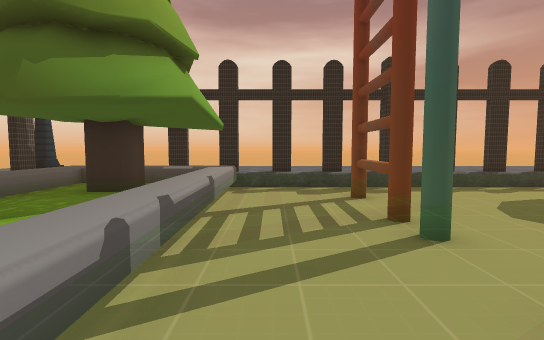
View 1 (above)

20 first-person views from a walk through a Unity game level. The camera is 1.3 m above the floor, tilts 4° down and sees 85° across. Doors are open. The floor is counted in squares, 1.5 m on a side. Each view is taken from the middle of a square. On the plan, view 1 faces up. The plan holds only what a view shows up to about 11 squares ahead; the rest is blank. The place goes on beyond the plan. The player is left out. Some surface patterns are stand-ins.

View 2
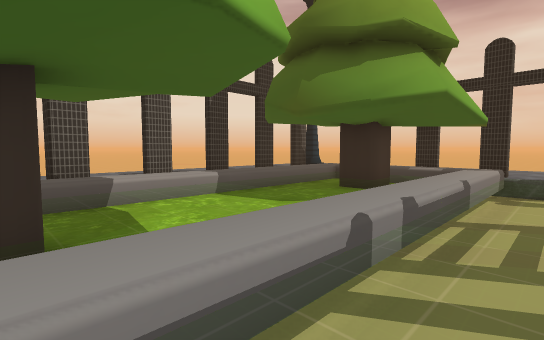

View 3
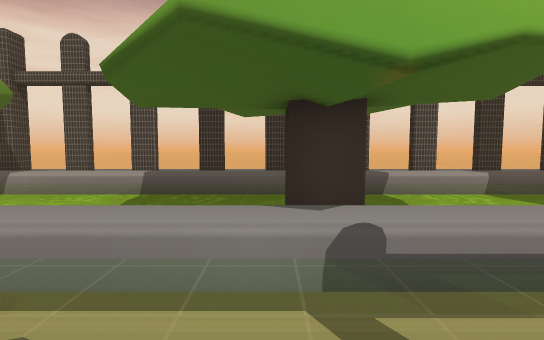

View 4
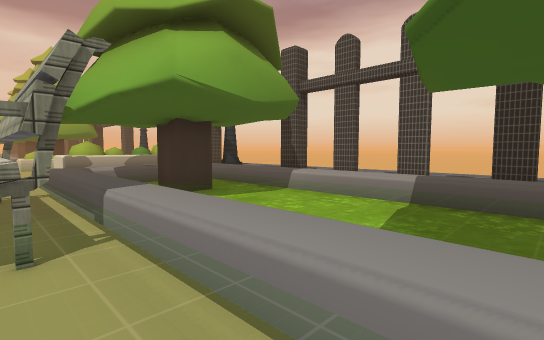

View 5
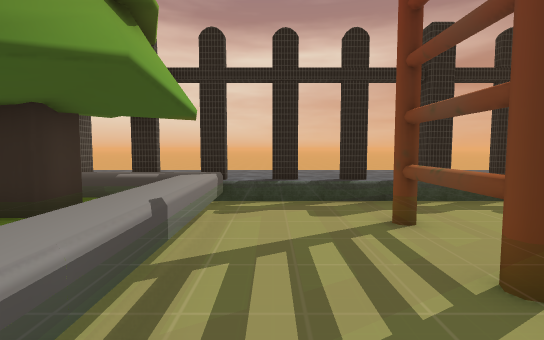

View 6
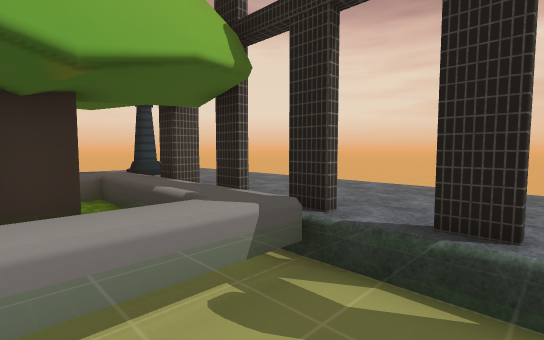

View 7
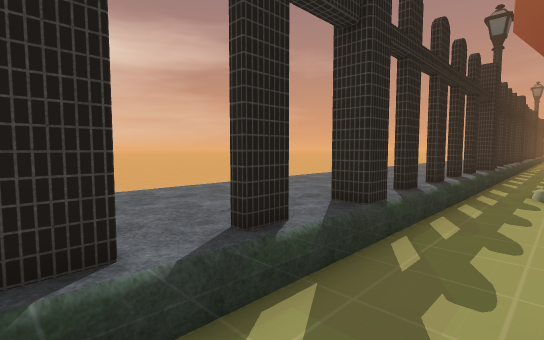

View 8
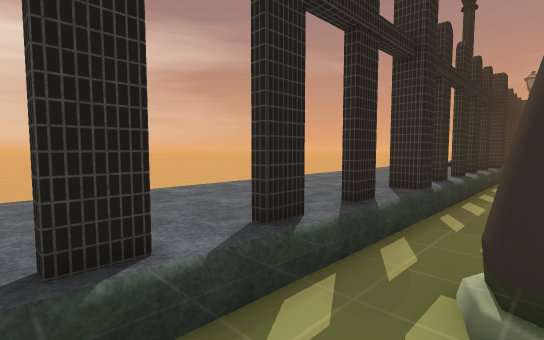

View 9
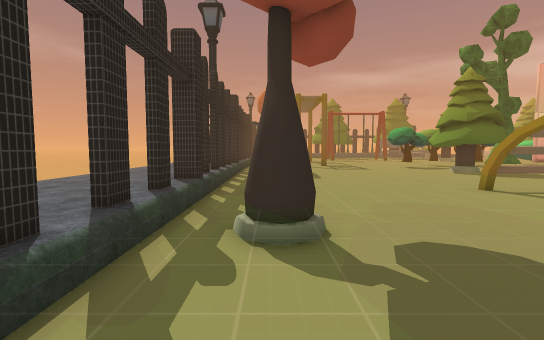

View 10
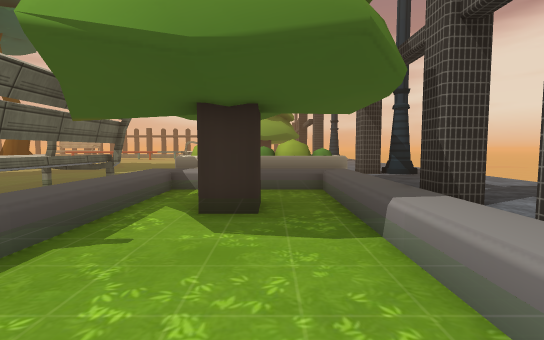

View 11
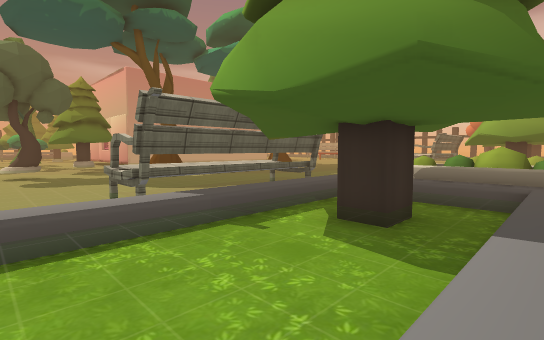

View 12
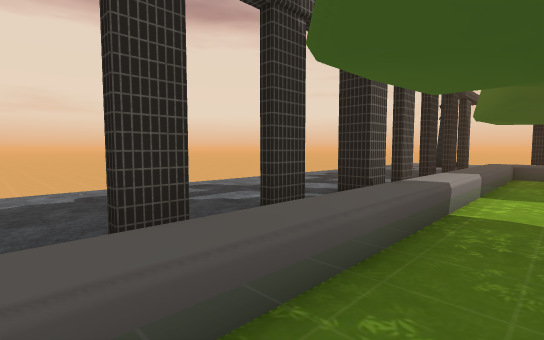

View 13
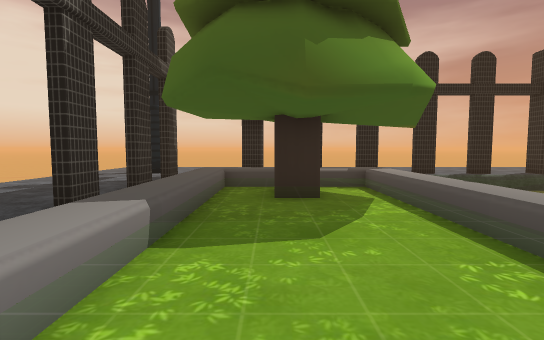

View 14
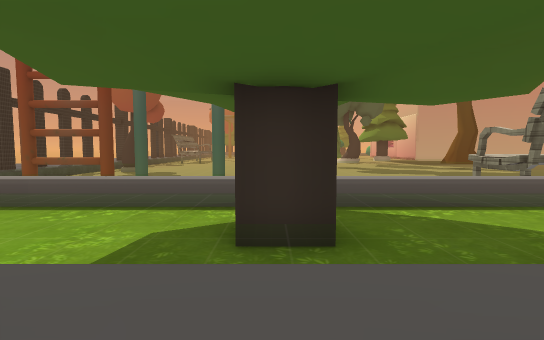

View 15
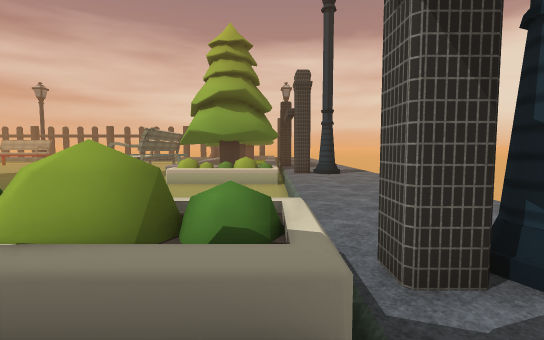

View 16
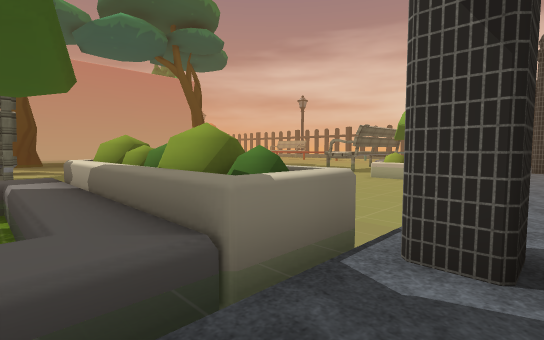

View 17
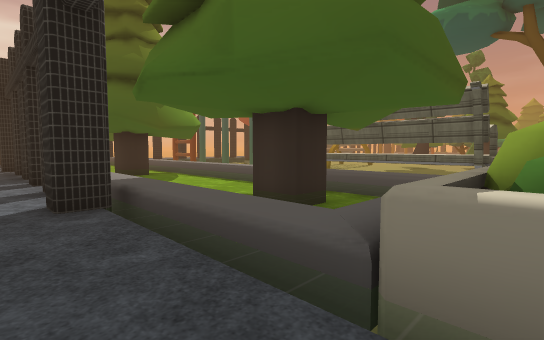

View 18
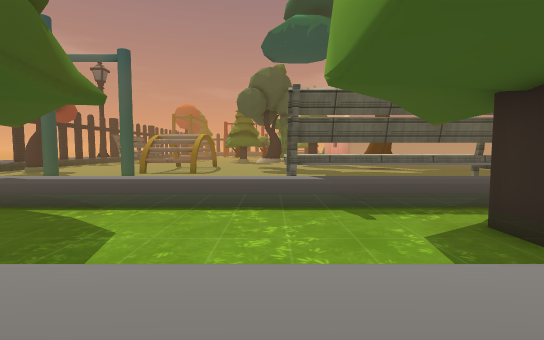

View 19
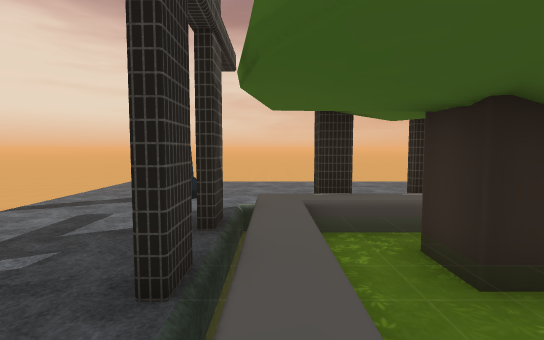

View 20
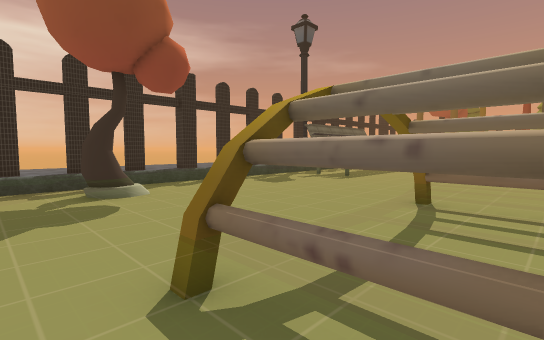

### Floor plan
Key: @ floor where view 1 was taken; # wall or solid block; x gap in a wall; . main floor; : floor 0.25 m higher than the main floor; + floor 0.5 m higher than the main floor; / step, stairs or slope; = window, fence, low wall or low ledge; ^ raised ledge.
Columns run from 9 left of view 1 to 17 right of it. Each row starts with its distance up from view 1.
 13  ............... .........
 12 #.........................
 11 ../x/#.#.#.#....#.#.#.#...#
 10 ..+:/::/.           .
  9 .x+.##./#. =   . . .#
  8 .x+.##./. .==      ..
  7 .x+..../.  =.
  6 .x+..../.  #.
  5 .x+..../.   =
  4  x+..../.
  3 .x+..../..
  2 .x+..../.          ..   #
  1 ..+..../.          #.   =/
  0 ..+..#./.@         #    =/
 -1 .#+..../. .      . #
 -2 ..+..../..
 -3 .#+..../.
 -4 ..+..../.
 -5 .#+..../.
 -6 ..+..../.
 -7 .#+..../#^^.
 -8 ..+..../#^^.
 -9 .#+..../#^^.
-10 ..+..#./#^^.
-11 ..+..../#^^.
-12 ..+..../#^^.
-13 ..^=^^^#.
-14 ..^#^^#^
-15 xx^^ ^ ^
-16 ..
-17 ..
-18 ..
-19 ..
-20 ..
-21 ..
-22 ..
-23 ..
-24  .
-25  .
-26  #

Where each view was taken, in squares from view 1:
view 1: 0 up, 0 right, facing up
view 2: 0 up, 0 right, facing up-left
view 3: 1 down, 1 right, facing left
view 4: 2 down, 0 right, facing down-left
view 5: 3 up, 0 right, facing up
view 6: 8 up, 1 right, facing up-left
view 7: 9 up, 0 right, facing up-right
view 8: 9 up, 8 right, facing up-right
view 9: 9 up, 6 right, facing right
view 10: 4 down, 5 left, facing down
view 11: 4 down, 7 left, facing down-right
view 12: 4 down, 5 left, facing up-left
view 13: 1 up, 5 left, facing up
view 14: 0 up, 8 left, facing right
view 15: 12 down, 7 left, facing down
view 16: 12 down, 9 left, facing down-right
view 17: 14 down, 9 left, facing up-right
view 18: 6 down, 8 left, facing right
view 19: 5 up, 7 left, facing up
view 20: 1 down, 8 right, facing up-right
